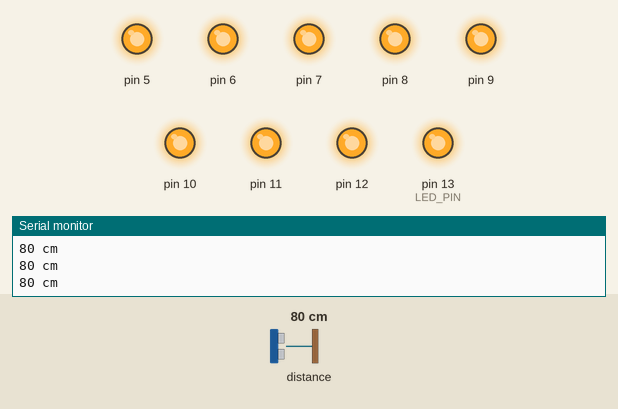
Recording of a sketch running on a simulated Arduino Uno, built with avr-gcc and run on an emulated ATmega328P. On the bench: output pins drawn as LEDs (lit = HIGH), the last lines printed to the serial monitor. The inputs (shaded band) are chosen by the test bench; at power-on: distance to the obstacle 80 cm.

Above: at 1.2 s.
1.3 s: distance to the obstacle set to 74 cm
At 2.5 s:
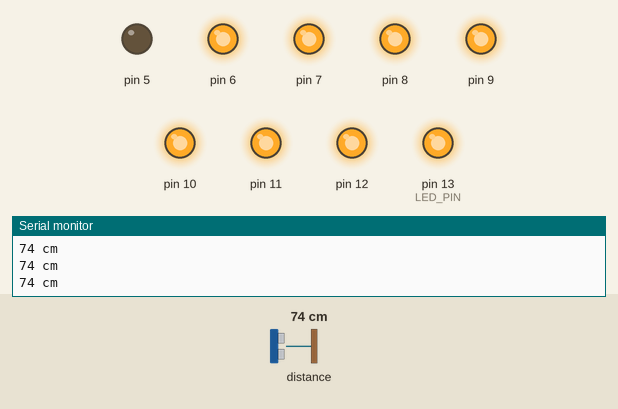
2.8 s: distance to the obstacle set to 65 cm
At 4.0 s:
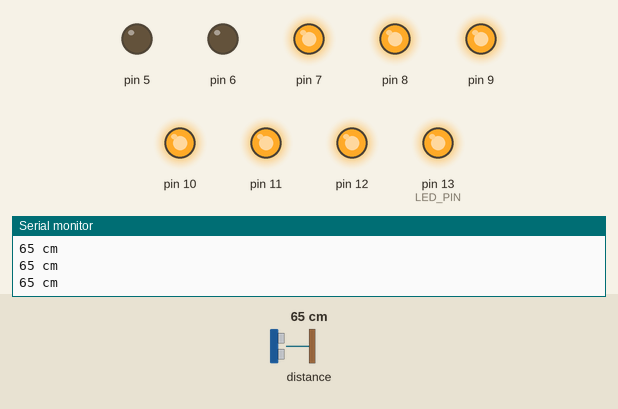
4.3 s: distance to the obstacle set to 55 cm
At 5.3 s:
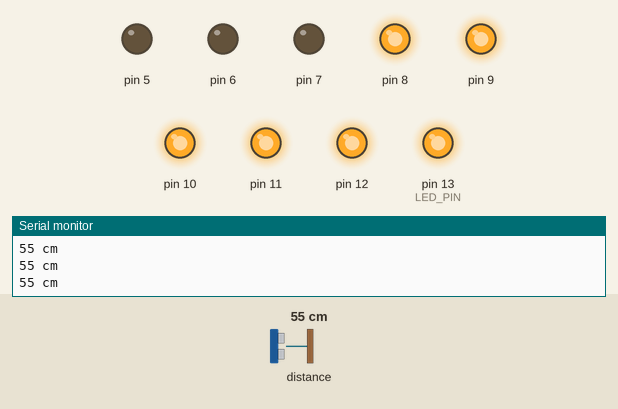
5.8 s: distance to the obstacle set to 2 cm
At 7.0 s:
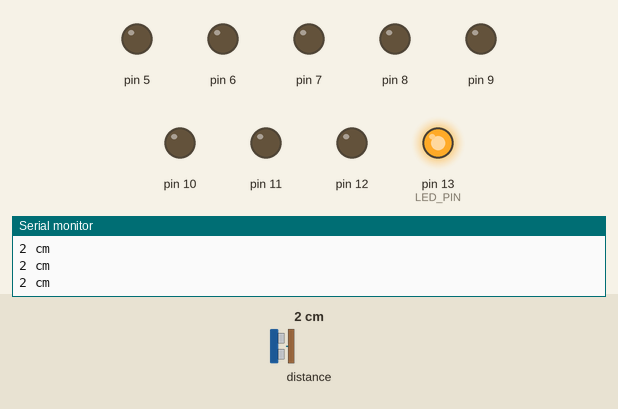
7.3 s: distance to the obstacle set to 18 cm
At 8.2 s:
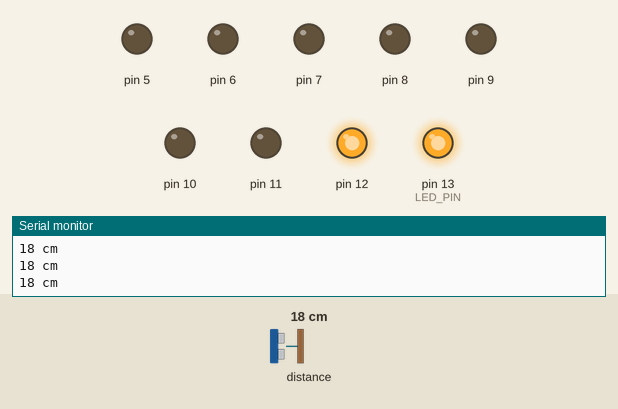
8.8 s: distance to the obstacle set to 4 cm
At 9.5 s:
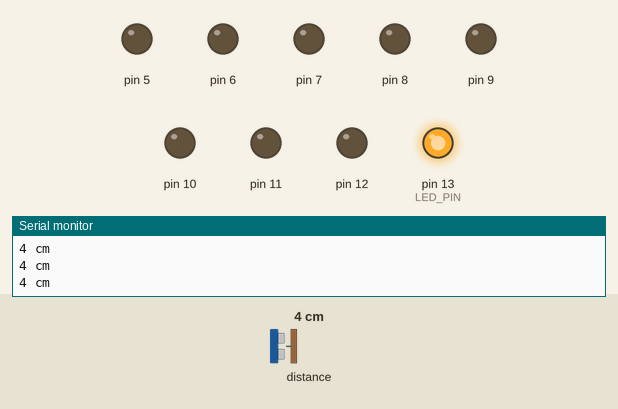
Timing chart, 0 to 11.3 s (numbered marks = the images above; inputs shaded):
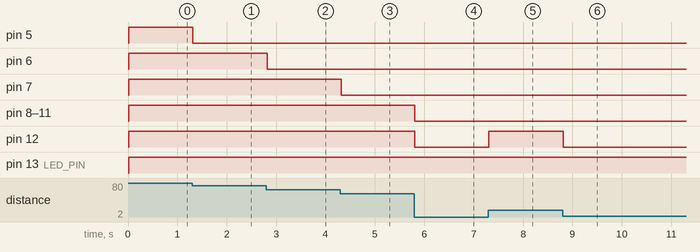

The sketch:

for_loop_rangefinder.ino
```cpp
#include <Wire.h>
#include <LIDARLite.h>

LIDARLite lidarLite;
int cal_cnt = 0;

void setup() {
    Serial.begin(9600);
    lidarLite.begin(0, true);
    lidarLite.configure(0);

    pinMode(13, OUTPUT);
    pinMode(12, OUTPUT);
    pinMode(11, OUTPUT);
    pinMode(10, OUTPUT);
    pinMode(9, OUTPUT);
    pinMode(8, OUTPUT);
    pinMode(7, OUTPUT);
    pinMode(6, OUTPUT);
    pinMode(5, OUTPUT);
}

void loop() {
    int dist;
    if (cal_cnt == 0) {
        dist = lidarLite.distance();
    } else {
        dist = lidarLite.distance(false);
    }

    cal_cnt++;
    cal_cnt = cal_cnt % 100;

    int distCurrent = 0;
    for(int pin = 13; pin >= 5; pin--) {
      if(dist >= distCurrent) {
        digitalWrite(pin, HIGH);
      } else {
        digitalWrite(pin, LOW) ;
      }
      distCurrent += 10;
    }

    Serial.print(dist);
    Serial.println(" cm");
    delay(10);

    // if (dist >= 0) {
    //   digitalWrite(13, HIGH);
    // } else {
    //   digitalWrite(13, LOW);
    // }

    // if (dist >= 10) {
    //   digitalWrite(12, HIGH);
    // } else {
    //   digitalWrite(12, LOW);
    // }

    // if (dist >= 20) {
    //   digitalWrite(11, HIGH);
    // } else {
    //   digitalWrite(11, LOW);
    // }

    // if (dist >= 30) {
    //   digitalWrite(10, HIGH);
    // } else {
    //   digitalWrite(10, LOW);
    // }

    // if (dist >= 40) {
    //   digitalWrite(9, HIGH);
    // } else {
    //   digitalWrite(9, LOW);
    // }

    // if (dist >= 50) {
    //   digitalWrite(8, HIGH);
    // } else {
    //   digitalWrite(8, LOW);
    // }

    // if (dist >= 60) {
    //   digitalWrite(8, HIGH);
    // } else {
    //   digitalWrite(8, LOW);
    // }

    // if (dist >= 70) {
    //   digitalWrite(7, HIGH);
    // } else {
    //   digitalWrite(7, LOW);
    // }

    // if (dist >= 80) {
    //   digitalWrite(6, HIGH);
    // } else {
    //   digitalWrite(6, LOW);
    // }

    // if (dist >= 90) {
    //   digitalWrite(5, HIGH);
    // } else {
    //   digitalWrite(5, LOW);
    // }


}
```

main.cpp
```cpp
#include <FastLED.h>
#include <Wire.h>
#include <LIDARLite.h>

#define LED_PIN 13
#define NUM_LEDS 160

LIDARLite lidarLite;
int cal_cnt = 0;


CRGB leds[NUM_LEDS];

void setup() {
  FastLED.addLeds<WS2812, LED_PIN, GRB>(leds, NUM_LEDS);
  FastLED.setMaxPowerInVoltsAndMilliamps(5, 500);
  FastLED.clear();
  FastLED.show();

  Serial.begin(9600);
  lidarLite.begin(0, true);
  lidarLite.configure(0);


  Serial.begin(9600);
  lidarLite.begin(0, true);
  lidarLite.configure(0);
}

void loop() {
  // RED Green Blue
for (int i=0; i<NUM_LEDS; i++ )
{
    leds[i] = CRGB(0, 255-2*i, 20*i );
    FastLED.setBrightness(6*i);
    FastLED.show();
    delay (50);
}
for (int i=NUM_LEDS; i> 0; i-- )
{
    leds[i] = CRGB(20*i, 0, 255-20*i );
    FastLED.setBrightness(60-2*i);
    FastLED.show();
        delay (50);

}
}
```

Measured:
- the behaviour switches between 80 and 79 cm on distance to the obstacle (found by bisection; images 0 and 1)
- the behaviour switches between 70 and 69 cm on distance to the obstacle (found by bisection; images 1 and 2)
- the behaviour switches between 60 and 59 cm on distance to the obstacle (found by bisection; images 2 and 3)
- after the input at 1.3 s, pin 5: HIGH → LOW at once
- after the input at 2.8 s, pin 6: HIGH → LOW at once
- after the input at 4.3 s, pin 7: HIGH → LOW at once
- after the input at 5.8 s, pin 8–12: HIGH → LOW at once
- after the input at 7.3 s, pin 12: LOW → HIGH at once
- after the input at 8.8 s, pin 12: HIGH → LOW at once
